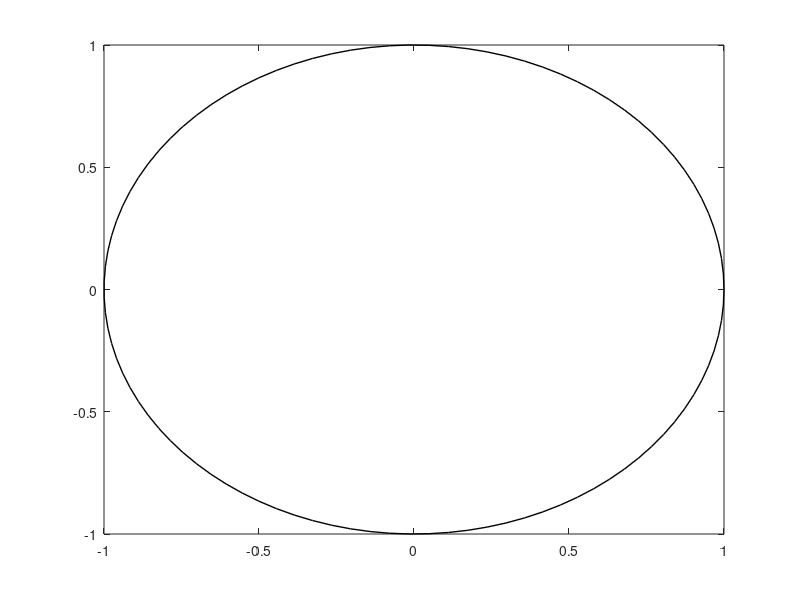

Here is the MATLAB script that generated this plot:
function plotCircle_adam(varargin)
% Plots a circle. Yeehaw. Default is radius = 1, mean = [0 0], color is
% black, linewidth is 1. Only use for 2D plots
%
% Inputs:
% - radius: radius of the circle (scalar)
% - center:  where the center of the circle is, [2x1] or [1x2]
% - color:  the color of the circle ([1x3] or [3x1] for RGB, on (0,1))
% - linewidth:  thickness of the circle
%
% Output: None.
%
% Assumes that a figure is already made and already has "hold on"
%
% Adam Smoulder, 3/23/2020

% defaults
radius = 1;
center = [0 0];
color = [0 0 0];
linewidth = 1;

% inputs
if length(varargin) >= 1
    radius = varargin{1};
end
if length(varargin) >= 2
    center = varargin{2};
end
if length(varargin) >= 3
    color = varargin{3};
end
if length(varargin) >= 4
    linewidth = varargin{4};
end

% plot the damn circle
npts = 100;
theta = linspace(0,2*pi,npts);
xvals = radius*cos(theta)+center(1);
yvals = radius*sin(theta)+center(2);
plot(xvals,yvals,'-','color',color,'linewidth',linewidth)

end

